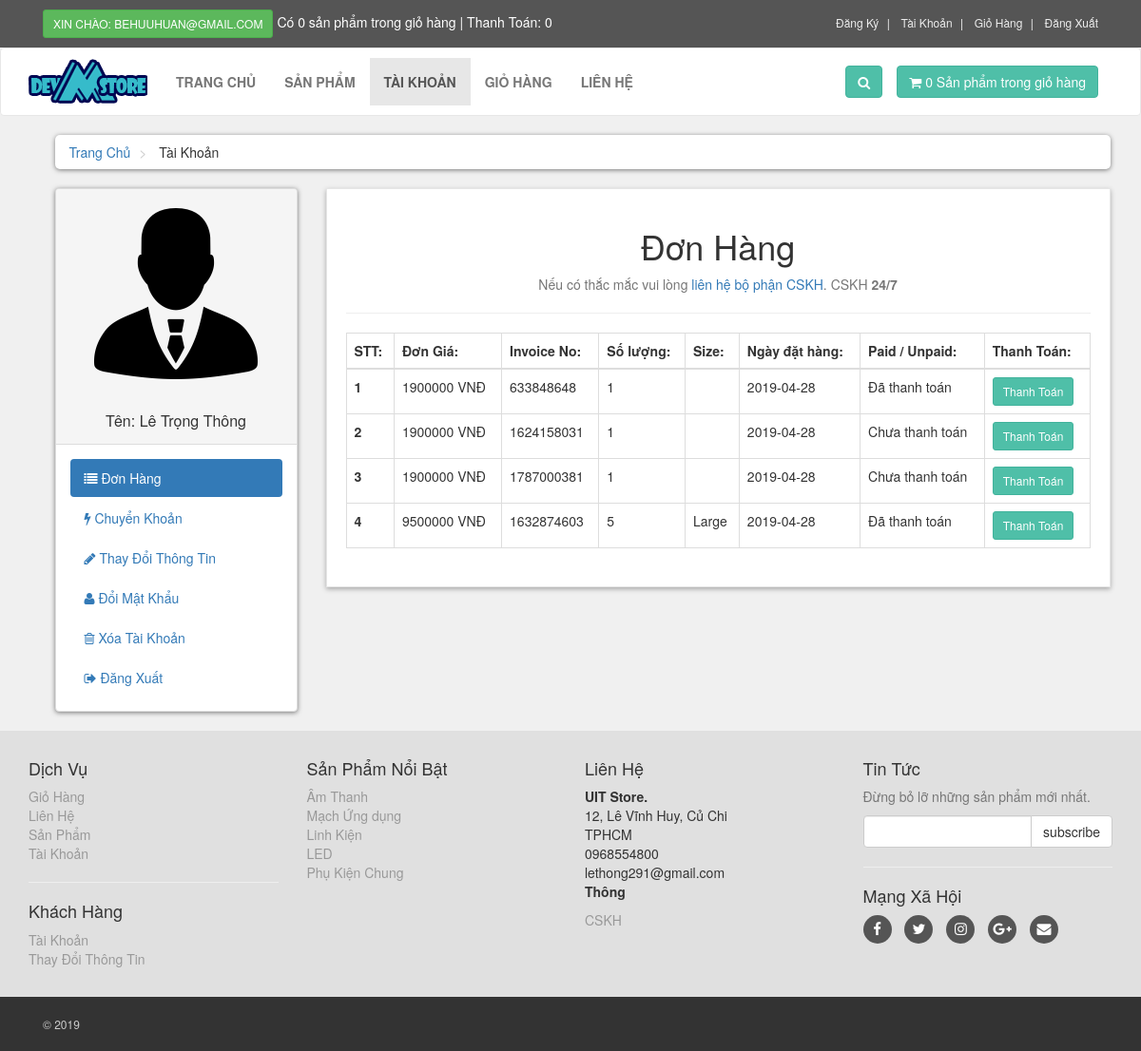
Page /customer/my_account.php?my_orders (signed in) on the committed database.
### tables this page shows
CREATE TABLE `customers` (
  `customer_id` int(10) NOT NULL,
  `customer_name` varchar(255) NOT NULL,
  `customer_email` varchar(255) NOT NULL,
  `customer_pass` varchar(255) NOT NULL,
  `customer_country` text NOT NULL,
  `customer_city` text NOT NULL,
  `customer_contact` varchar(255) NOT NULL,
  `customer_address` text NOT NULL,
  `customer_image` text NOT NULL,
  `customer_ip` varchar(100) NOT NULL
);

CREATE TABLE `customer_orders` (
  `order_id` int(10) NOT NULL,
  `customer_id` int(10) NOT NULL,
  `due_amount` int(100) NOT NULL,
  `invoice_no` int(100) NOT NULL,
  `qty` int(10) NOT NULL,
  `order_date` date NOT NULL,
  `order_status` text NOT NULL,
  `size` text NOT NULL
);

CREATE TABLE `product_categories` (
  `p_cat_id` int(10) NOT NULL,
  `p_cat_title` text NOT NULL,
  `p_cat_desc` text NOT NULL
);

### customer/my_orders.php (the view)
<center>
    <h1> Đơn Hàng </h1>
    <p class="text-muted">
        Nếu có thắc mắc vui lòng <a href="../contact.php">liên hệ bộ phận CSKH</a>. CSKH <strong>24/7</strong>
    </p>
</center>
<hr>
<div class="table-responsive">
    <table class="table table-bordered table-hover">
        <thead>
            <tr>
                <th> STT: </th>
                <th> Đơn Giá: </th>
                <th> Invoice No: </th>
                <th> Số lượng: </th>
                <th> Size: </th>
                <th> Ngày đặt hàng:</th>
                <th> Paid / Unpaid: </th>
                <th> Thanh Toán: </th>
            </tr>
        </thead>
        <tbody>
           <?php
            $customer_session = $_SESSION['customer_email'];
            $get_customer = "select * from customers where customer_email='$customer_session'";
            $run_customer = mysqli_query($con,$get_customer);
            $row_customer = mysqli_fetch_array($run_customer);
            $customer_id = $row_customer['customer_id'];
            $get_orders = "select * from customer_orders where customer_id='$customer_id'";
            $run_orders = mysqli_query($con,$get_orders);
            $i = 0;
            while($row_orders = mysqli_fetch_array($run_orders)){
                $order_id = $row_orders['order_id'];
                $due_amount = $row_orders['due_amount'];
                $invoice_no = $row_orders['invoice_no'];
                $qty = $row_orders['qty'];
                $size = $row_orders['size'];
                $order_date = substr($row_orders['order_date'],0,11);
                $order_status = $row_orders['order_status'];
                $i++;
                if($order_status=='pending'){
                    $order_status = 'Chưa thanh toán';
                }else{
                    $order_status = 'Đã thanh toán';
                }
            ?>
            <tr>
                <th> <?php echo $i; ?> </th>
                <td> <?php echo $due_amount; ?> VNĐ</td>
                <td> <?php echo $invoice_no; ?> </td>
                <td> <?php echo $qty; ?> </td>
                <td> <?php echo $size; ?> </td>
                <td> <?php echo $order_date; ?> </td>
                <td> <?php echo $order_status; ?> </td>
                <td>
                    <a href="confirm.php?order_id=<?php echo $order_id; ?>" target="_blank" class="btn btn-primary btn-sm"> Thanh Toán </a>
                </td>
            </tr>
            <?php } ?>
        </tbody>
    </table>
</div>

### customer/includes/sidebar.php
<div class="panel panel-default sidebar-menu">
    <div class="panel-heading">
        <?php
        $customer_session = $_SESSION['customer_email'];
        $get_customer = "select * from customers where customer_email='$customer_session'";
        $run_customer = mysqli_query($con,$get_customer);
        $row_customer = mysqli_fetch_array($run_customer);
        $customer_image = $row_customer['customer_image'];
        $customer_name = $row_customer['customer_name'];
        if(!isset($_SESSION['customer_email'])){
        }else{
            echo "
                <center>
                    <img src='customer_images/$customer_image' class='img-responsive' >
                </center>
                <br/>
                <h3 class='panel-title' align='center'>
                    Tên: $customer_name
                </h3>
            ";
        }
        ?>
    </div>
    <div class="panel-body">
        <ul class="nav-pills nav-stacked nav">
            <li class="<?php if(isset($_GET['my_orders'])){ echo "active"; } ?>">
                <a href="my_account.php?my_orders">
                    <i class="fa fa-list"></i> Đơn Hàng
                </a>
            </li>
            <li class="<?php if(isset($_GET['pay_offline'])){ echo "active"; } ?>">
                <a href="my_account.php?pay_offline">
                    <i class="fa fa-bolt"></i> Chuyển Khoản
                </a>
            </li>
            <li class="<?php if(isset($_GET['edit_account'])){ echo "active"; } ?>">
                <a href="my_account.php?edit_account">
                    <i class="fa fa-pencil"></i> Thay Đổi Thông Tin
                </a>
            </li>
            <li class="<?php if(isset($_GET['change_pass'])){ echo "active"; } ?>">
                <a href="my_account.php?change_pass">
                    <i class="fa fa-user"></i> Đổi Mật Khẩu
                </a>
            </li>
            <li class="<?php if(isset($_GET['delete_account'])){ echo "active"; } ?>">
                <a href="my_account.php?delete_account">
                    <i class="fa fa-trash-o"></i> Xóa Tài Khoản
                </a>
            </li>
            <li>
                <a href="logout.php">
                    <i class="fa fa-sign-out"></i> Đăng Xuất
                </a>
            </li>
        </ul>
    </div>
</div>

### customer/includes/footer.php (shortened to what this page needs)
<div id="footer">
    <div class="container">
        <div class="row">
            <div class="col-sm-6 col-md-3">
               <h4>Dịch Vụ</h4>
                <ul>
                    <li><a href="../cart.php">Giỏ Hàng</a></li>
                    <li><a href="../contact.php">Liên Hệ</a></li>
                    <li><a href="../shop.php">Sản Phẩm</a></li>
                    <li><a href="my_account.php">Tài Khoản</a></li>
                </ul>
                <hr>
                <h4>Khách Hàng</h4>
                <ul>
                           <?php
                           if(!isset($_SESSION['customer_email'])){
                               echo"<a href='../checkout.php'>Đăng Nhập</a>";
                           }else{
                              echo"<a href='my_account.php?my_orders'>Tài Khoản</a>";
                           }
                           ?>
                    <li>
                            <?php
                           if(!isset($_SESSION['customer_email'])){
                               echo"<a href='../checkout.php'>Đăng Nhập</a>";
                           }else{
                              echo"<a href='my_account.php?edit_account'>Thay Đổi Thông Tin </a>";
                           }
                           ?>
                    </li>
                </ul>
            </div>
            <div class="com-sm-6 col-md-3">
                <h4>Sản Phẩm Nổi Bật</h4>
                <ul>
                    <?php
                        $get_p_cats = "select * from product_categories";
                        $run_p_cats = mysqli_query($con,$get_p_cats);
                        while($row_p_cats=mysqli_fetch_array($run_p_cats)){
                            $p_cat_id = $row_p_cats['p_cat_id'];
                            $p_cat_title = $row_p_cats['p_cat_title'];
                            echo "
                                <li>
                                    <a href='../shop.php?p_cat=$p_cat_id'>
                                        $p_cat_title
                                    </a>
                                </li>
                            ";
                        }
                    ?>
                </ul>
            </div>
            <div class="col-sm-6 col-md-3">
                <h4>Liên Hệ</h4>
                <p>
                   <strong> UIT Store.</strong>
                    <br/>12, Lê Vĩnh Huy, Củ Chi
                    <br/>TPHCM
                    <br/>0968554800
                    <br/>lethong291@gmail.com
                    <br/><strong>Thông</strong>
                </p>
                <a href="../contact.php">CSKH</a>
            </div>
            <div class="col-sm-6 col-md-3">
                <h4>Tin Tức</h4>
                <p class="text-muted">
                    Đừng bỏ lỡ những sản phẩm mới nhất.
                </p>
                <form action="https://feedburner.google.com/fb/a/mailverify" method="post" target="popupwindow" onsubmit="window.open('https://feedburner.google.com/fb/a/mailverify?uri=M-devMedia', 'popupwindow', 'scrollbars=yes,width=550,height=520');return true" method="post">
                    <div class="input-group">
                        <input type="text" class="form-control" name="email">
                        <span class="input-group-btn">
                            <input type="submit" value="subscribe" class="btn btn-default">
                        </span>
                    </div>
                </form>
                <hr>
                <h4>Mạng Xã Hội</h4>
                <p class="social">
                    <a href="../#" class="fa fa-facebook"></a>
                    <a href="../#" class="fa fa-twitter"></a>
                    <a href="../#" class="fa fa-instagram"></a>
                    <a href="../#" class="fa fa-google-plus"></a>
                    <a href="../#" class="fa fa-envelope"></a>
                </p>
            </div>
        </div>
    </div>
</div>
<div id="copyright">
    <div class="container">
        <div class="col-md-6">
            <p class="pull-left">&copy; 2019</p>
        </div>
    </div>
</div>

### customer/styles/style.css (style rules this page uses)
body { font-size: 14px; line-height: 1.42857143; color: #333333; background: #f0f0f0; overflow-x: hidden; }
.btn-primary { color: rgb(255, 255, 255); background: rgb(79, 191, 168); border-color: rgb(65, 179, 156); }
#content .panel.sidebar-menu { box-sizing: border-box; box-shadow: 0px 1px 5px rgba(0, 0, 0, .5); }
#content .panel.sidebar-menu h3 { padding: 5px 0px; margin: 0px; }
#footer { background: #e0e0e0; padding: 20px 0; }
#footer a { color: #999999; padding: 0; text-decoration: none; }
#footer ul { list-style: none; padding-left: 0px; }
#footer .social { text-align: left; }
#footer .social a { margin: 0px 10px 0px 0px; display: inline-block; color: #ffffff; width: 30px; height: 30px; border-radius: 15px; line-height: 30px; font-size: 15px; text-align: center; vertical-align: bottom; background: #555555; text-decoration: none; }
#copyright { background: #333333; color: #cccccc; padding: 20px 0px; font-size: 12px; }
#copyright p { margin: 0px; }

### rows in the picture
customers: customer_image (picture), customer_name "Lê Trọng Thông"
customer_orders: due_amount "1900000", invoice_no "633848648", qty "1", order_date "2019-04-28", order_status "Đã thanh toán"
customer_orders: due_amount "1900000", invoice_no "1624158031", qty "1", order_date "2019-04-28", order_status "Chưa thanh toán"
customer_orders: due_amount "1900000", invoice_no "1787000381", qty "1", order_date "2019-04-28", order_status "Chưa thanh toán"
customer_orders: due_amount "9500000", invoice_no "1632874603", qty "5", size "Large", order_date "2019-04-28", order_status "Đã thanh toán"
product_categories: p_cat_title "Âm Thanh"
product_categories: p_cat_title "Mạch Ứng dụng"
product_categories: p_cat_title "Linh Kiện"
product_categories: p_cat_title "LED"
product_categories: p_cat_title "Phụ Kiện Chung"

### other values in the picture
$_SESSION['customer_email'] "BEHUUHUAN@GMAIL.COM"
$count_items "0 0"
$total "0"
